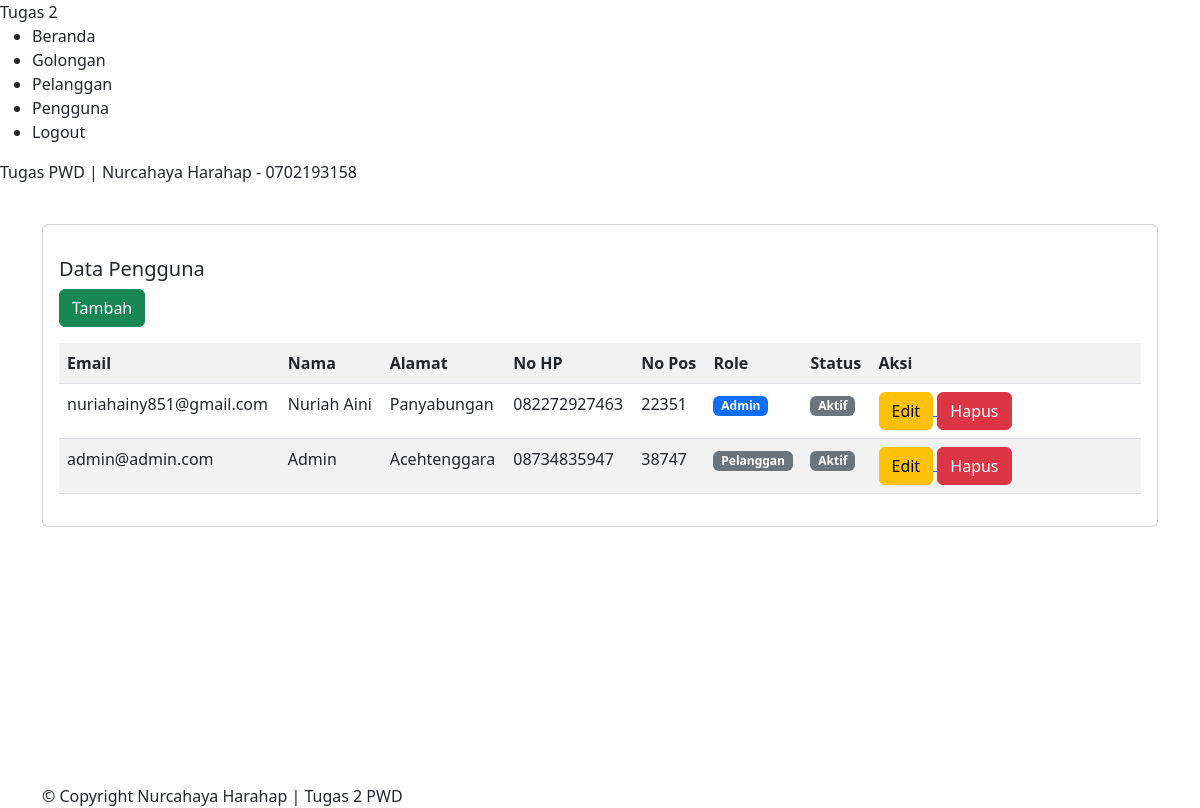
Screenshot of /index.php?page=index_pengguna (signed in) with the database file from the repository.
### tables this page shows
CREATE TABLE `users` (
  `id` bigint(20) UNSIGNED NOT NULL,
  `user_email` varchar(255) NOT NULL,
  `user_nama` varchar(255) NOT NULL,
  `user_alamat` text NOT NULL,
  `user_hp` varchar(255) NOT NULL,
  `user_pos` varchar(255) NOT NULL,
  `user_role` int(11) NOT NULL,
  `user_aktif` int(11) NOT NULL,
  `password` varchar(255) NOT NULL
);

### app/DB.php (called while the page is built, shortened)
<?php
    class DB{
        public function __construct(){
            try{
                $this->db = new PDO("mysql:host=localhost;dbname=tugas_2_nuriah", "root", "");
            } catch(PDOException $e){
                die("Error : " . $e->getMassage());
            }
        }
    }

### app/Pengguna.php (called while the page is built, shortened)
<?php
class Pengguna extends DB{
    public function index(){
        $sql = "select * from users";
        $stmt = $this->db->prepare($sql);
        $stmt->execute();
        $data = [];
        while ($rows = $stmt->fetch()){
            $data[] = $rows;
        }
        return $data;
    }
}

### pages/index_pengguna.php (the view, shortened to what this page needs)
<?php
    $pengguna = new App\Pengguna();
    $rows = $pengguna->index();
?>
<div class="container" style="padding-top: 40px; padding-bottom:40px; min-height: 600px">
    <div class="card">
        <div class="card-body">
            <p class="card-text">
                <div class="card-title"><h5>Data Pengguna</h5></div>
                <a href="index.php?page=tambah_pengguna">
                    <button class="btn btn-success">Tambah</button>
                </a>
                <table class="table table-striped">
                    <tr>
                        <th>Email</th>
                        <th>Nama</th>
                        <th>Alamat</th>
                        <th>No HP</th>
                        <th>No Pos</th>
                        <th>Role</th>
                        <th>Status</th>
                        <th>Aksi</th>
                    </tr>
                    <?php foreach ($rows as $row) { ?>
                    <tr>
                        <td><?php echo $row['user_email'] ?></td>
                        <td><?php echo $row['user_nama'] ?></td>
                        <td><?php echo $row['user_alamat'] ?></td>
                        <td><?php echo $row['user_hp'] ?></td>
                        <td><?php echo $row['user_pos'] ?></td>
                        <td>
                            <?php if ($row['user_role'] == 0) { ?>
                                <span class="badge bg-primary">
                                    Admin
                                </span>
                            <?php } else{ ?>
                                <span class="badge bg-secondary">
                                    Pelanggan
                                </span>
                            <?php } ?>
                        </td>
                        <td>
                            <?php if ($row['user_aktif'] == 0) { ?>
                                <span class="badge bg-secondary">
                                    Tidak Aktif
                                </span>
                            <?php } else{ ?>
                                <span class="badge bg-secondary">
                                    Aktif
                                </span>
                            <?php } ?>
                        </td>
                        <td style="width: 25%">
                            <a href="index.php?page=edit_pengguna&id=<?php echo $row['id']?>">
                                <button class="btn btn-warning">Edit</button>
                            </a>
                            <form method="POST" style="display: inline">
                                <button class="btn btn-danger" name="hapus">Hapus</button>
                            </form>
                        </td>
                    </tr>
                    <?php } ?>
                </table>
            </p>
        </div>
    </div>
</div>

### index.php (shortened to what this page needs)
<?php
    if (isset($_SESSION['email']))
        require_once "layouts/dashboard.php";
    else
        require_once "layouts/login.php";

### layouts/dashboard.php (shortened to what this page needs)
<!DOCTYPE html>
<html lang="en">
<head>
    <link rel="stylesheet" href="<?php echo ASSET; ?>css/style.css">
    <link rel="stylesheet" href="<?php echo ASSET; ?>plugin/bootstrap/css/bootstrap.min.css">
</head>
<body>
    <div class="template-nuriah">
        <div class="sidebar">
            <div class="logo">Tugas 2</div>
            <ul class="sidebar-menu">
                <li class="sidebar-item">
                    <a class="nav-link active" href="index.php?page=dashboard">Beranda</a>
                </li>
                <li class="sidebar-item">
                    <a class="nav-link" href="index.php?page=index_golongan">Golongan</a>
                </li>
                <li class="sidebar-item">
                    <a class="nav-link" href="index.php?page=index_pelanggan">Pelanggan</a>
                </li>
                <li class="sidebar-item">
                    <a class="nav-link" href="index.php?page=index_pengguna">Pengguna</a>
                </li>
                <li class="sidebar-item">
                    <form method="POST">
                        <button name="logout" class="nav-link" style="border: 0px; background: transparent">Logout</button>
                    </form>
                </li>
            </ul>
        </div>
        <div class="content">
            <nav class="top-bar">
                <div>Tugas PWD | Nurcahaya Harahap - 0702193158</div>
            </nav>
            <section class="main">
                <?php
                    if (isset($_GET['page']))
                        include 'pages/'. $_GET['page'] . ".php";
                    else
                        include "pages/dashboard.php";
                ?>
            </section>
            <footer>
                <div class="container">
                    &copy; Copyright Nurcahaya Harahap | Tugas 2 PWD
                </div>
            </footer>
        </div>
    </div>
</body>
</html>

### rows the page displays
users: user_email "nuriahainy851@gmail.com", user_nama "Nuriah Aini", user_alamat "Panyabungan", user_hp "082272927463", user_pos "22351", user_role "Admin", user_aktif "Aktif"
users: user_email "admin@admin.com", user_nama "Admin", user_alamat "Acehtenggara", user_hp "08734835947", user_pos "38747", user_role "Pelanggan", user_aktif "Aktif"
